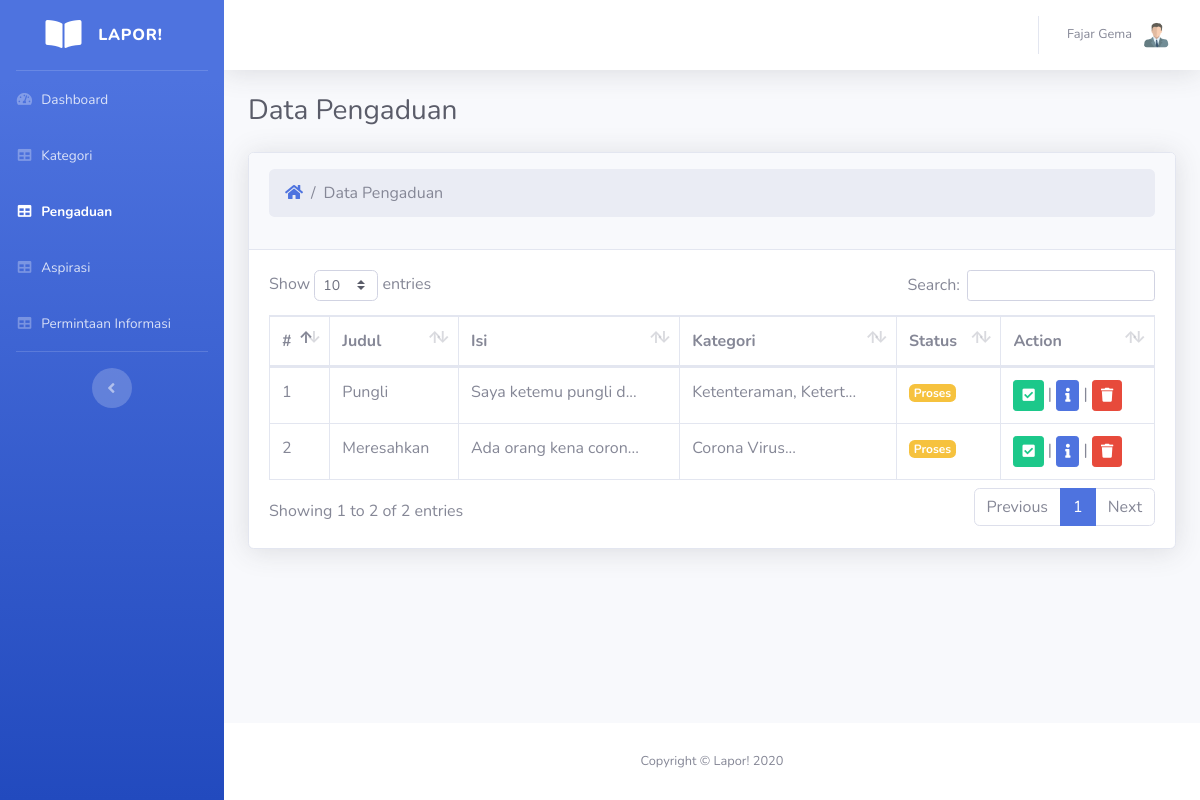
The app's page /admin/pengaduan/index.php (signed in), older data.
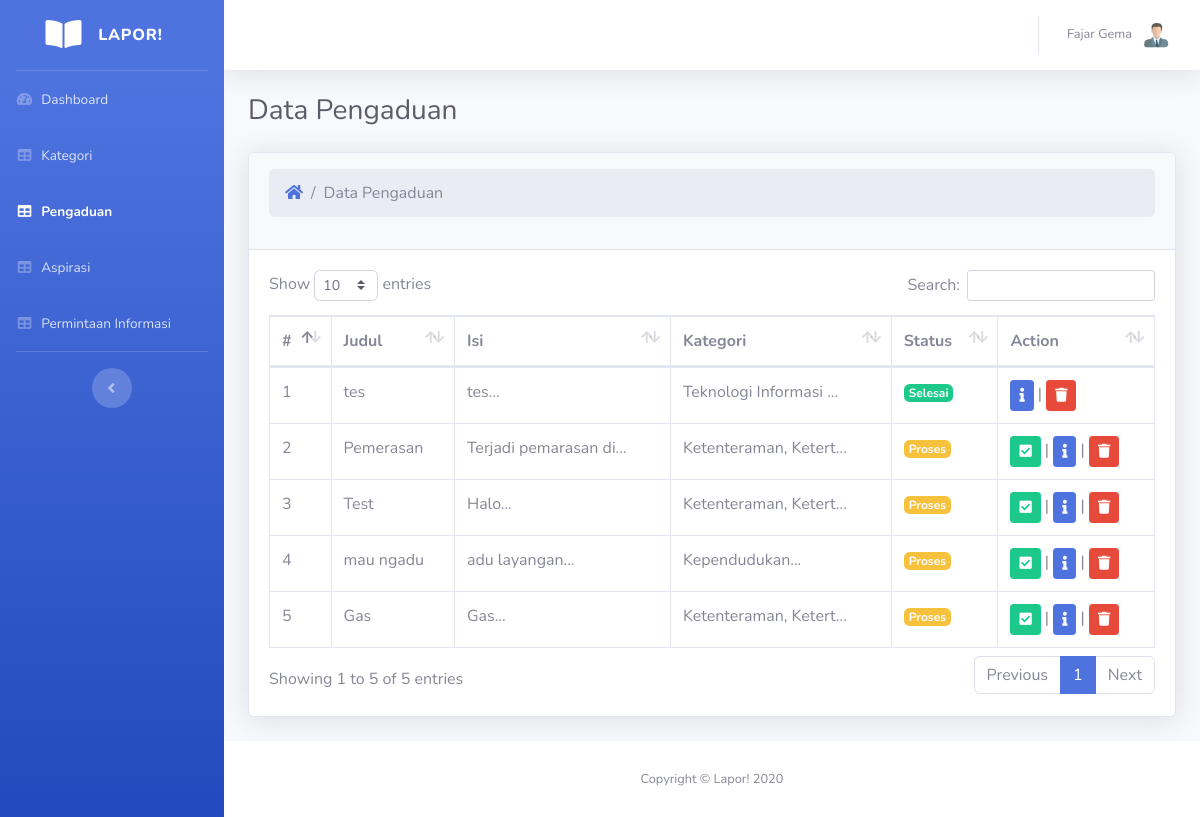
The same page, newer data.
### tables this page shows
CREATE TABLE `pengaduan` (
  `id_pengaduan` int(11) NOT NULL,
  `kode` varchar(255) NOT NULL,
  `judul` varchar(128) NOT NULL,
  `isi` text NOT NULL,
  `tgl_terjadi` date NOT NULL,
  `lokasi` varchar(128) NOT NULL,
  `tgl_dikirim` date NOT NULL,
  `id_kategori` int(11) NOT NULL,
  `stat` tinyint(1) NOT NULL DEFAULT 0,
  `gambar` varchar(128) DEFAULT NULL
);

CREATE TABLE `kategori` (
  `id` int(11) NOT NULL,
  `nama` varchar(128) NOT NULL
);

### admin/pengaduan/index.php (the view, shortened to what this page needs)
<?php
	include '../../config.php';
	if(isset($_SESSION['username'])){
		$nama = $_SESSION['nama'];
	}else{
		header("location:../../login.php");
	}
?>
<!DOCTYPE html>
<html lang="en">
<head>
    <link href="../../assets/vendor/fontawesome-free/css/all.min.css" rel="stylesheet" type="text/css">
    <link href="../../assets/css/sb-admin-2.min.css" rel="stylesheet">
    <link href="../../assets/vendor/datatables/dataTables.bootstrap4.min.css" rel="stylesheet">
</head>
<body id="page-top">
    <div id="wrapper">
        <ul class="navbar-nav bg-gradient-primary sidebar sidebar-dark accordion" id="accordionSidebar">
            <a class="sidebar-brand d-flex align-items-center justify-content-center" href="index.php">
                <div class="sidebar-brand-icon">
                    <i class="fas fa-book-open"></i>
                </div>
                <div class="sidebar-brand-text mx-3">Lapor!</div>
            </a>
            <hr class="sidebar-divider my-0">
            <li class="nav-item">
                <a class="nav-link" href="../index.php">
                    <i class="fas fa-fw fa-tachometer-alt"></i>
                    <span>Dashboard</span></a>
            </li>
            <li class="nav-item">
                <a class="nav-link" href="../kategori/index.php">
                    <i class="fas fa-fw fa-table"></i>
                    <span>Kategori</span></a>
            </li>
            <li class="nav-item active">
                <a class="nav-link" href="index.php">
                    <i class="fas fa-fw fa-table"></i>
                    <span>Pengaduan</span></a>
            </li>
            <li class="nav-item">
                <a class="nav-link" href="../aspirasi/index.php">
                    <i class="fas fa-fw fa-table"></i>
                    <span>Aspirasi</span></a>
            </li>
            <li class="nav-item">
                <a class="nav-link" href="../informasi/index.php">
                    <i class="fas fa-fw fa-table"></i>
                    <span>Permintaan Informasi</span></a>
            </li>
            <hr class="sidebar-divider d-none d-md-block">
            <div class="text-center d-none d-md-inline">
                <button class="rounded-circle border-0" id="sidebarToggle"></button>
            </div>
        </ul>
        <div id="content-wrapper" class="d-flex flex-column">
            <div id="content">
                <nav class="navbar navbar-expand navbar-light bg-white topbar mb-4 static-top shadow">
                    <ul class="navbar-nav ml-auto">
                        <li class="nav-item dropdown no-arrow">
                            <a class="nav-link dropdown-toggle" href="#" id="userDropdown" role="button"
                                data-toggle="dropdown" aria-haspopup="true" aria-expanded="false">
                                <span class="mr-2 d-none d-lg-inline text-gray-600 small"><?php echo $nama; ?></span>
                                <img class="img-profile rounded-circle"
                                    src="../../assets/img/user.png">
                            </a>
                        </li>
                    </ul>
                </nav>
                <div class="container-fluid">
                    <div class="d-sm-flex align-items-center justify-content-between mb-4">
                        <h1 class="h3 mb-0 text-gray-800">Data Pengaduan</h1>
                    </div>
                    <div class="card shadow mb-4">
                        <div class="card-header py-3">
                            <nav aria-label="breadcrumb">
                                <ol class="breadcrumb">
                                    <li class="breadcrumb-item"><a href="../index.php"><i class="fas fa-home"></i></a></li>
                                    <li class="breadcrumb-item active" aria-current="page">Data Pengaduan</li>
                                </ol>
                            </nav>
                        </div>
                        <div class="card-body">
                            <div class="table-responsive">
                                <table class="table table-bordered" id="dataTable">
                                    <thead>
                                        <tr>
                                            <th>#</th>
                                            <th>Judul</th>
                                            <th>Isi</th>
                                            <th>Kategori</th>
                                            <th>Status</th>
                                            <th>Action</th>
                                        </tr>
                                    </thead>
                                    <tbody>
                                    <?php
                                        $data=mysqli_query($db,"SELECT * FROM pengaduan, kategori where pengaduan.id_kategori=kategori.id");
                                        $no=1;
                                        while ($r=mysqli_fetch_array($data)) {
                                    ?>
                                        <tr>
                                            <td><?php echo $no++ ?></td>
                                            <td><?php echo $r['judul']; ?></td>
                                            <td>
                                                <?php
                                                    if (strlen($r["isi"])<=1) {
                                                        echo $r["isi"];
                                                    } else{
                                                        $y=substr($r["isi"],0,20) . '...';
                                                        echo $y;
                                                    }
                                                ?>
                                            </td>
                                            <td>
                                                <?php
                                                    if (strlen($r["nama"])<=1) {
                                                        echo $r["nama"];
                                                    } else{
                                                        $y=substr($r["nama"],0,20) . '...';
                                                        echo $y;
                                                    }
                                                ?>
                                            </td>
                                            <td>
                                                <?php
                                                    if($r['stat'] == 0){
                                                        echo '<span class="badge badge-warning">Proses</span>';
                                                    } else if ($r['stat'] == 1) {
                                                        echo '<span class="badge badge-success">Selesai</span>';
                                                    } else {
                                                        echo 'Tidak di ketahui';
                                                    }
                                                ?>
                                            </td>
                                            <td>
                                                <form action="status.php" method="post">
                                                    <?php
                                                    if($r['stat'] == 0){
                                                        echo '<button type="submit" class="btn btn-sm btn-success" name="submit"> <i class="fas fa-check-square"></i> </button> |';
                                                    } else {
                                                        echo ' ';
                                                    }
                                                    ?>
                                                    <a class="btn btn-primary btn-sm" href="detail.php?id_pengaduan=<?php echo $r['id_pengaduan']; ?>"> <i class="fas fa-info"></i></a>
                                                     |
                                                    <a class="btn btn-danger btn-sm" href="hapus.php?id_pengaduan=<?php echo $r['id_pengaduan']; ?>"> <i class="fas fa-trash"></i></a>
                                                </form>
                                            </td>
                                        </tr>
                                    <?php } ?>
                                    </tbody>
                                </table>
                            </div>
                        </div>
                    </div>
                </div>
            </div>
            <footer class="sticky-footer bg-white">
                <div class="container my-auto">
                    <div class="copyright text-center my-auto">
                        <span>Copyright &copy; Lapor! 2020</span>
                    </div>
                </div>
            </footer>
        </div>
    </div>
</body>
</html>

Row changes from the older to the newer data that the page shows:
removed pengaduan: judul "Pungli", isi "Saya ketemu pungli d...", id_kategori.nama "Ketenteraman, Ketert...", stat "Proses"
added pengaduan: judul "tes", isi "tes...", id_kategori.nama "Teknologi Informasi ...", stat "Selesai"
changed pengaduan: judul "Meresahkan" → "Pemerasan"; isi "Ada orang kena coron..." → "Terjadi pemarasan di..."; id_kategori.nama "Corona Virus..." → "Ketenteraman, Ketert..."
added pengaduan: judul "Test", isi "Halo...", id_kategori.nama "Ketenteraman, Ketert...", stat "Proses"
added pengaduan: judul "mau ngadu", isi "adu layangan...", id_kategori.nama "Kependudukan...", stat "Proses"
added pengaduan: judul "Gas", isi "Gas...", id_kategori.nama "Ketenteraman, Ketert...", stat "Proses"
Text that changed along with them:
text written by a page script: "Show entries Search: Showing 1 to 2 of 2 entries Previous 1 Next" → "Show entries Search: Showing 1 to 5 of 5 entries Previous 1 Next"
